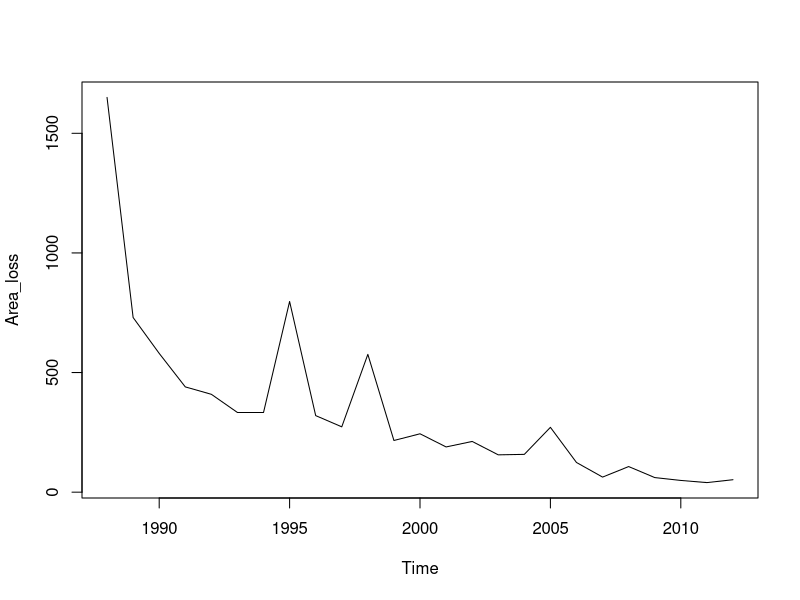
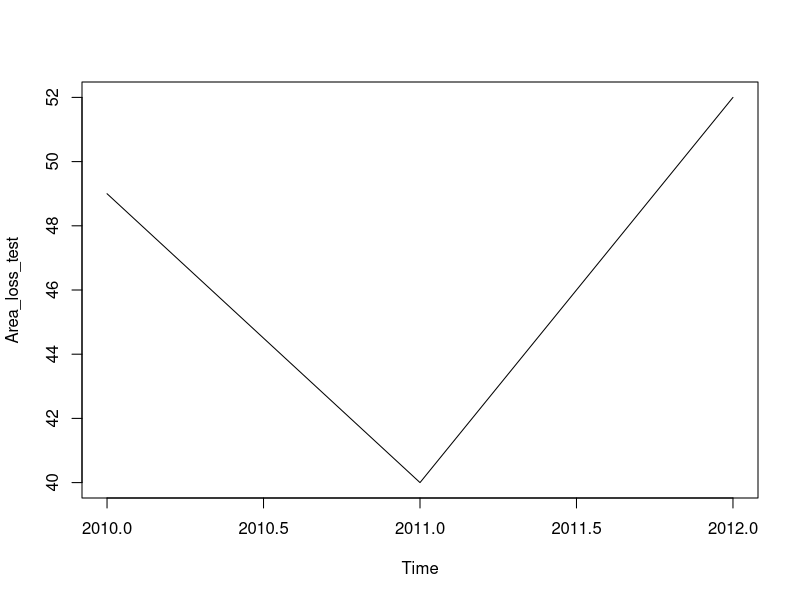
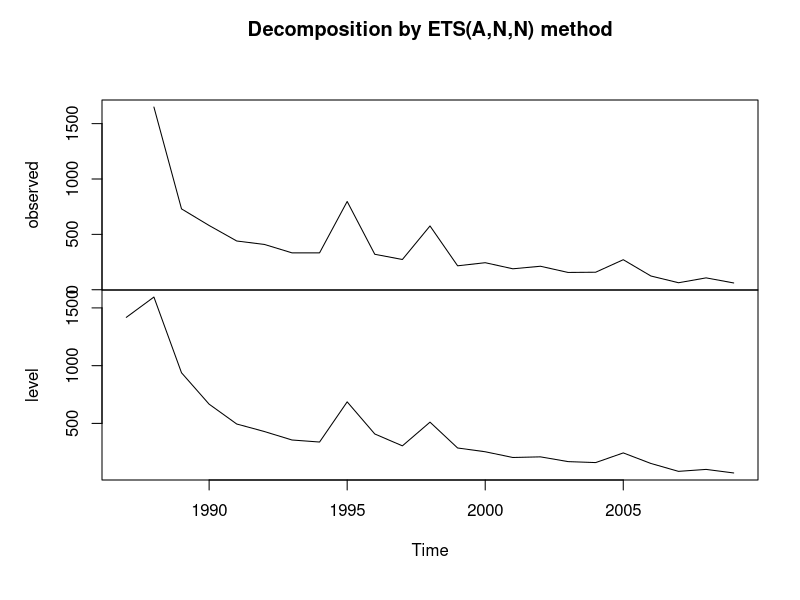
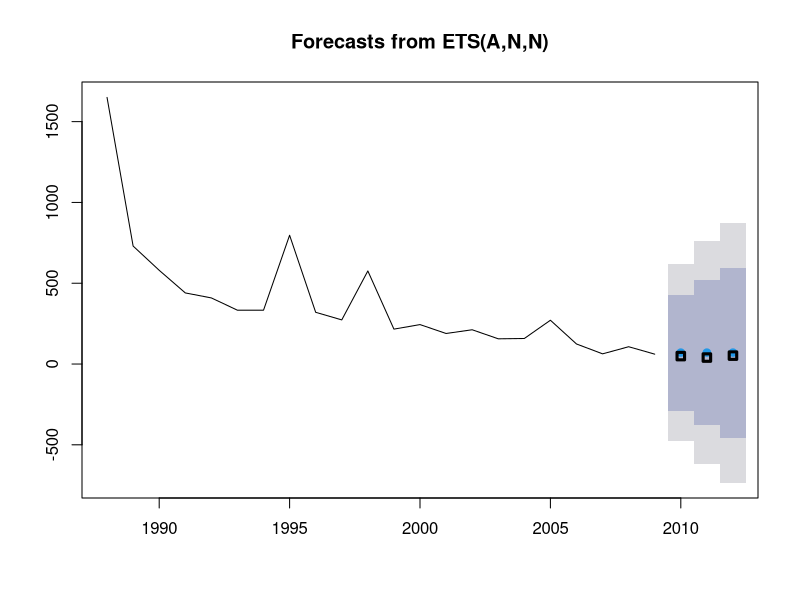
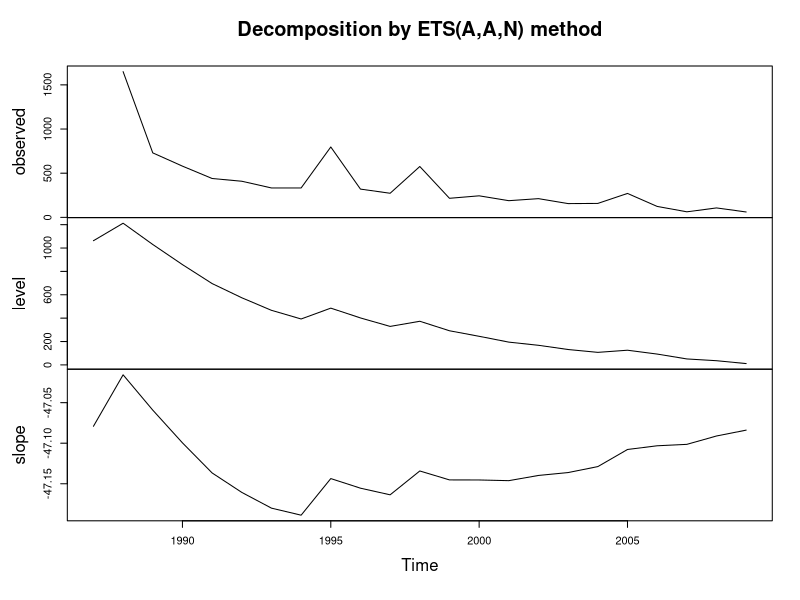
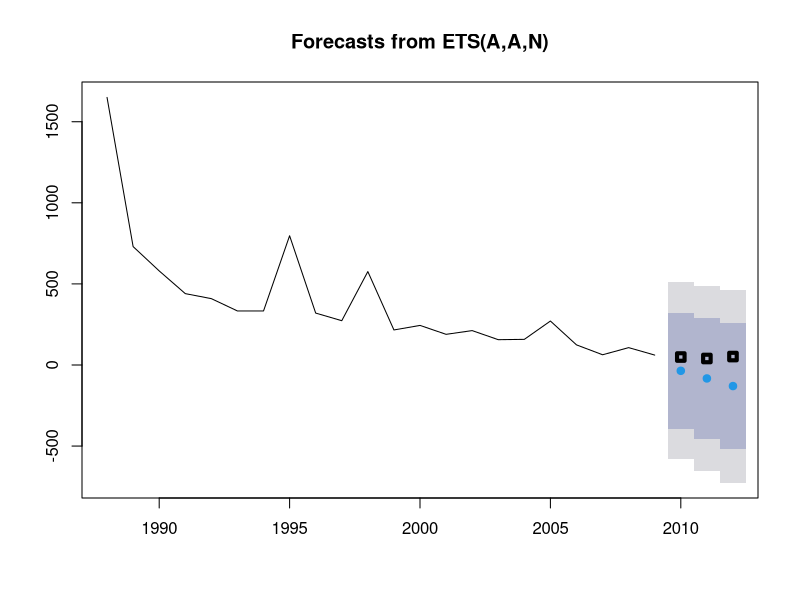
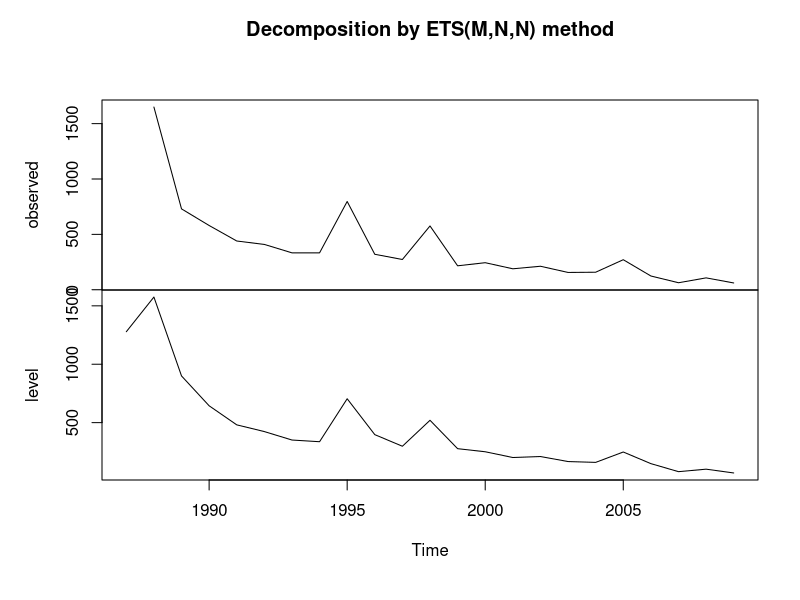
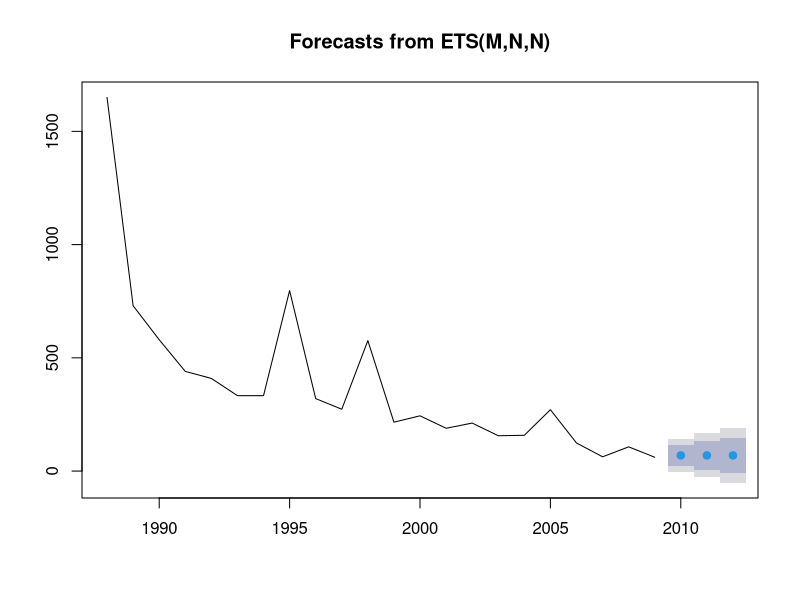

R code for these plots, in order:
#
# R script + Notes to accompany Environmental Statistics with R
# Part 6 - Time series models
# 
# April 2020
# Chris Jochem
#

# Based on the tutorial here: http://environmentalcomputing.net/forecasting-time-series/

library(forecast)

# create the data on forest loss manually
Area <- c(1650,730,580,440,409,333,333,797,320,273,576,216,244,189,212,156,158,271,124,63,107,61,49,40,52)
Year <- c(1988:2012)

# Create a "time series" class object
Area_loss <- ts(Area, start = 1988, end = 2012, frequency = 1)
  Area_loss  # inspect the object
  class(Area_loss)  # note the type here

# Automatic plotting functions exist for ts objects  
  plot(Area_loss)
  
# To select parts of the time series, we can use the window() function
?window
# For instance, we can select sections to be "training" and "testing" data
# to evaluate how models fit.
Area_loss_train <- window(Area_loss, start = 1988, end = 2009, frequency = 1)
# keep the last 3 years for testing/validation
Area_loss_test <- window(Area_loss, start = 2010, end = 2012, frequency = 1)

# These are also ts objects
class(Area_loss_test)
  plot(Area_loss_test) # very short time span
  
# Fit a simple exponential smoothing model
  ?ets
fit1 <- ets(Area_loss_train, model = "ANN")  #
# NOTE: the model setting "additive errors (A), no assumed trend (N) and no seasonality (N)
  plot(fit1)
  summary(fit1)

# Use the first model to predict 3 time steps into the future
fit1_forecast <- forecast(fit1, h = 3) 
  fit1_forecast # see the forecasts with high/low predictions (very wide)

# Default plotting of a forecast gives observed and forecast values!
  plot(fit1_forecast)
  
# Add the observed values to the plot
  points(Year[23:25], Area[23:25], lty = 1, col = "black", lwd = 3, pch = 0)

# Model 2, add a trend component
fit2 <- ets(Area_loss_train, model = "AAN") 
  plot(fit2)
  summary(fit2)

fit2_forecast <- forecast(fit2, h = 3)
  plot(fit2_forecast)
  points(Year[23:25], Area[23:25], lty = 1, col = "black", lwd = 4, pch = 0)

# Model 3, automatic selection by minimising AIC
fit3 <- ets(Area_loss_train)  # Note: no longer including a model term
  summary(fit3)
# what model was selected?
fit3$method  # This has multiplicative errors (M), but no overall trend (N) or seasonality (N)
  plot(fit3)

fit3_forecast <- forecast(fit3, h = 3)
  plot(fit3_forecast)
  

## Example 2 - Lake levels in Lake Huron
data("LakeHuron")
  class(LakeHuron)
  LakeHuron
  
  plot(LakeHuron)

# Correlation structure, compared with its own time lags
Acf(LakeHuron)  # decreases with longer time lags
# If there were multiple peaks, this might imply seasonal variation
# the 'q' component for ARIMA

# Partial autocorrelation function
# controls for the lags, like looking for correlation in the residuals
Pacf(LakeHuron)
# Which observations are most informative on the recent observation?
# We can use these functions to build towards an ARIMA model
# the 'p' component for ARIMA

# Differencing
dLake <- diff(LakeHuron)
  plot(dLake)
Acf(dLake)  
Pacf(dLake)

# ARIMA tests
# model 1
ar1 <- auto.arima(LakeHuron)
  summary(ar1) # view the model summary
# check the residuals
acf(resid(ar1))

f.ar1 <- forecast(ar1) 
  plot(f.ar1)  

# model 2 - setting your own parameters
ar2 <- Arima(LakeHuron, order=c(1,0,0))

f.ar2 <- forecast(ar2)
  plot(f.ar2)
  